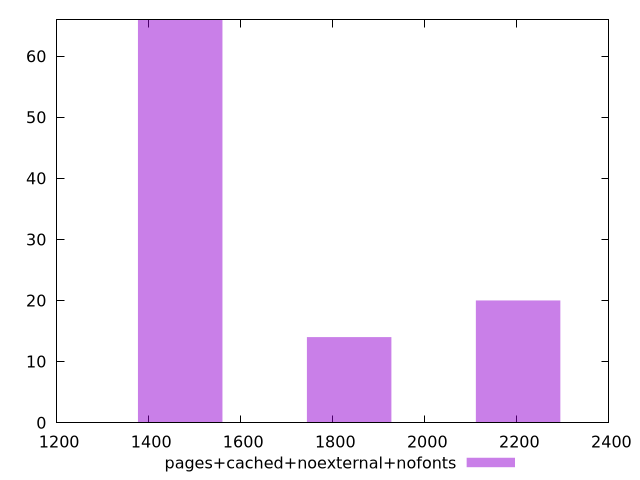

This chart was generated by the following gnuplot code:
$_pagesCachedNoexternalNofonts <<EOF
1468.499329232516 66
1835.624161540645 14
2202.748993848774 20
EOF
set key outside below
set terminal pngcairo
set output "report_00004_2020-11-02T20-21-41.718Z/interactive/pages+cached+noexternal+nofonts//raw_hist.png"
set yrange [0:66]
set boxwidth 183.5624161540645
set style fill transparent solid 0.5 noborder
plot $_pagesCachedNoexternalNofonts title "pages+cached+noexternal+nofonts" with boxes ,
